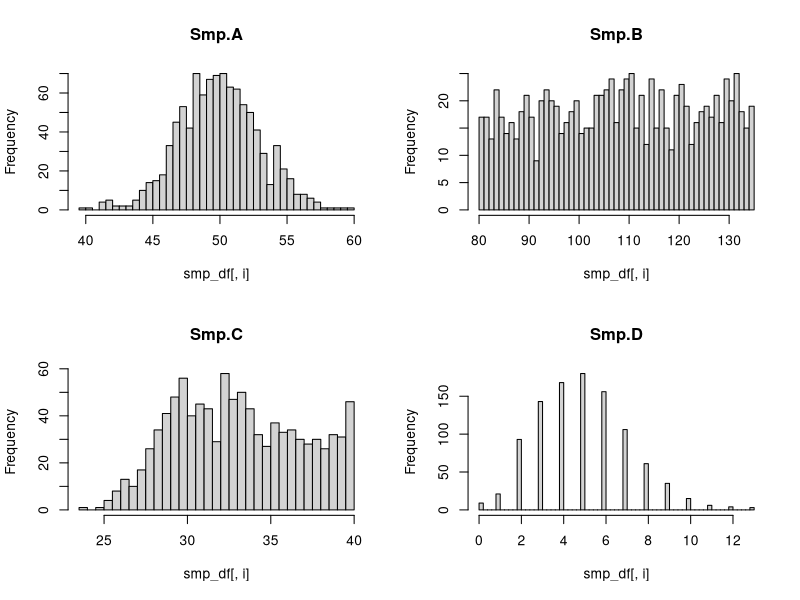

Here is the R script that generated this plot:
## ---- chunk 1

## ---- chunk 2
?str
## ---- chunk 3
str(data.frame(A_col = LETTERS[1:5], 
               B_col = letters[1:5],
               C_col = rnorm(5, mean = 2, sd = 1)))
str(data.frame(A_col = LETTERS[1:5], 
               B_col = letters[1:5],
               C_col = rnorm(5, mean = 2, sd = 1),
               stringsAsFactors = FALSE))
str(seq_len(5))
str(matrix(rnorm(10, mean = 5, sd = 2), nrow = 5, ncol = 2))
## ---- chunk 4
c("A", "B", "C") %in% "B"
## ---- chunk 5
match(c("A", "B", "C", "B"), c("A", "B"))
match(c("A", "B", "C", "B"), c("A", "B"), nomatch = 0)
match(c("A", "B", "C", "B"), c("A", "B"), incomparables = "B")
## ---- chunk 6
## Vectors
# Generate a random, named vector.
set.seed(30943)
vec <- rnorm(10, mean = 10, sd = 1)
names(vec) <- letters[seq_len(length(vec))]

# Extract the first element from this vector and preserve name attributes.
vec[1]
# Extract the first element from this vector and drop name attributes.
vec[[1]]


## Matrices
mat <- matrix(sample(c(0, 1), size = 6, replace = TRUE), nrow = 2, ncol = 3,
              dimnames = list(paste0("Row_", seq_len(2)),
                              paste0("Col_", seq_len(3))))
# Extract the element from the 2nd row and the third column through indices.
mat[2, 3]
# Extract the element from the 2nd row and the third column through names.
mat["Row_2", "Col_3"]
# Extract the 2nd column.
mat[, 2]
# Extract the 2nd column, but retain the class "matrix".
mat[, 2, drop = FALSE]
# Extract the first and the second column.
mat[, paste0("Col_", c(1, 2))]
mat[, c(1, 2)]


## Recursive (list-like) objects (lists, data.frames).
lst <- list(First = seq_len(10), Second = LETTERS[1:4], 
            Third = letters[1:2])
lst[["Second"]]
lst$Second
lst[c(1, 3)]
## ---- chunk 7
data(cars)
head(cars)
head(cars, n = 10)
head(letters[1:10])
tail(cars, n = 7)
## ---- chunk 8
data(USArrests)
dim(USArrests)
dim(subset(USArrests, Murder < 10 & UrbanPop >= 50))
## ---- chunk 9
dummy <- data.frame(A = c(5, 7, 4), B = c(3, 8, 6), C = letters[1:3])
with(dummy, dummy[A == 5, ])
with(dummy, dummy[C %in% c("a", "c")])
## ---- chunk 10
wi_df <- within(dummy, {
  D <- cumsum(A)
  E <- pmin(A, B)
  })
wi_df
## ---- chunk 11
assign("x", value = 5)
x
## ---- chunk 12
set.seed(1234)

smp_df <- data.frame(
  Smp.A = rnorm(n = 1000, mean = 50, sd = 3),
  Smp.B = runif(n = 1000, min = 80, max = 135),
  Smp.C = c(rnorm(n = 500, mean = 30, sd = 2),
            runif(n = 500, min = 32, max = 40)),
  Smp.D = rpois(n = 1000, lambda = 5)
  )

def.par <- par(no.readonly = TRUE) # save default, for resetting...
layout(mat = matrix(data = c(1, 2, 3, 4), nrow = 2, ncol = 2, byrow = TRUE))

for(i in colnames(smp_df)) {
  
  hist(smp_df[, i], breaks = 50, main = get("i"))
  
}
## ---- chunk 13
par <- def.par
## ---- chunk 14
set.seed(1309)
x <- seq_len(10)
# Add some normally-distributed random noise to the data.
y <- x + rnorm(10, mean = 0, sd = 0.0000001)
all.equal(x, y)
identical(x, y)
## ---- chunk 15
x <- seq_len(10)
x[x != 5]
x[x == 5]
x[x > 5]
x[x >= 5]
x[x < 5]
x[x <= 5]
## ---- chunk 16
x <- c(1, 5, NA, 4)
is.na(x)
## ---- chunk 17
# Vector
x <- c(1, 5, NA, 4)
complete.cases(x)

# data.frame
my_df <- data.frame(A = LETTERS[1:10], 
                    B = seq_len(10),
                    stringsAsFactors = FALSE)
set.seed(3094)
na_idx <- sample(seq_len(nrow(my_df)), size = 2)
na_idx
is.na(my_df$A) <- na_idx
complete.cases(my_df)
## ---- chunk 18
# A non-zero number divided by zero creates infinity
is.infinite(1 / 0)
is.finite(1 / 0)
is.nan(1 / 0 - 1 / 0)
## ---- chunk 19
# Addition
5 + 6

# Subtraction
6 - 4

# Division
4 / 2

# Multiplication
2 * 3

# Exponentiation
2^2
2 ** 2

# Modulo 
9 %% 9 # quotient = 1, remainder = 0
9 %% 3 # quotient = 3, remainder = 0
9 %% 5 # quotient = 1, remainder = 4
9 %% 4 # quotient = 2, remainder = 1

# Integer division (returns the quotient without the remainder)
9 %/% 9
9 %/% 3
9 %/% 5
9 %/% 4
## ---- chunk 20
x <- c(2, 1, 0, -1, -2)
# Compute the absolute value of x
abs(x)

# Return the sign of x
sign(x)
## ---- chunk 21
x <- seq(from = -3, to = 7, by = 1 / 8)
tx <- cbind(x, 
            cos(pi * x), cospi(x), sin(pi * x), sinpi(x), tan(pi * x),
            tanpi(x), 
            deparse.level = 2)
op <- options(digits = 4, width = 90) # for nice formatting
head(tx)
options(op)
## ---- chunk 22
x <- seq(from = -2, to = 2, by = 0.3)
y <- seq(from = 0.009, to = 0.017, by = 0.001)
ceiling(x)
floor(x)
round(y, digits = 2)
trunc(x) 
signif(y, digits = 3)
## ---- chunk 23
exp
log
log10
log2
sqrt
## ---- chunk 24
union(x = c(1, 2, 3, 4), y = c(3, 4, 5))
## ---- chunk 25
setdiff(x = c(1, 2, 3, 4), y = c(3, 4, 5))
setdiff(x = c(3, 4, 5), y = c(1, 2, 3, 4))
## ---- chunk 26
setequal(x = c(3, 1, 2), c(2, 3, 1))
setequal(x = c(1, 2, 3), c(2, 3))
## ---- chunk 27
which(c(3, 4, 6) %in% c(6, 3))
## ---- chunk 28
rep(x = 1:4, times = 2)
rep(x = 1:4, each = 2)
rep(x = 1:4, times = c(2, 1, 2, 1))
rep(x = 1:4, each = 2, len = 4)
rep(x = 1:4, each = 2, len = 10)
rep(x = 1:2, each = 2, times = 3)
## ---- chunk 29
rep_len(x = c(1:4), length = 10)
## ---- chunk 30
seq(from = 0, to = 1, length.out = 1)
seq(from = 1, to = 9, by = 2)
seq(from = 1, to = 6, by = 3)
seq_len(length.out = 4)
seq_along(along.with = c(0.1, 34, 8, 9, 2))
## ---- chunk 31
sample(x = LETTERS, size = 5, replace = TRUE)
## ---- chunk 32
grep("Pole", c("Equator", "North Pole", "South Pole"))
grep("pole", c("Equator", "North Pole", "South Pole"))
grep("Pole", c("Equator", "North Pole", "South Pole"), value = TRUE)
## ---- chunk 33
agrep("pole", c("Equator", "North Pole", "South Pole"))
## ---- chunk 34
gsub(pattern = "\\.", replacement = "_", 
     x = c("LP.01", "LP.370", "LP371"))
## ---- chunk 35
strsplit(x = "F103xD060", split = "x")
## ---- chunk 36
chartr(old = "._", new = "_x", x = "HDF.375_110")
## ---- chunk 37
nchar("South Pole")
## ---- chunk 38
x <- "miXeD cAsE 123"
tolower(x)
toupper(x)
## ---- chunk 39
substring(text = "Equator", first = 3, last = 5)
## ---- chunk 40
paste("North", "Pole")
paste("North", "Pole", sep = "")
paste("North", "Pole", sep = ".")
paste("North", "and", "South", "Poles")
## ---- chunk 41
paste0("./very/long/path/to/a/", 
       "directory/and/a/certain/file.txt")
## ---- chunk 42
factor(c("LP01", "LP370", "LP371"))
factor(c("LP01", "LP370", "LP371"), labels = c("Trial_1", "Trial_2", "Trial_3"))
## ---- chunk 43
gl(n = 2, k = 8, labels = c("Control", "Treatment"))
## ---- chunk 44
## assign individual levels
x <- gl(n = 2, k = 4, length = 8)
levels(x)[1] <- "low"
levels(x)[2] <- "high"
x
## ---- chunk 45
nlevels(gl(n = 3, k = 7))
## ---- chunk 46
reorder(x = factor(c("large", "small", "huge")), X = c(2, 1, 3))
## ---- chunk 47
cols <- gl(n = 3, k = 2, labels = c("blue", "yellow", "red"))
relevel(x = cols, ref = "red")
## ---- chunk 48
set.seed(1234)
z <- runif(n = 10, min = 0.0, max = 1)
z
binmarks <- seq(from = 0.0, to = 1.0, by = 0.1)
binmarks
cut(x = z, breaks = binmarks, labels = FALSE)
## ---- chunk 49
x <- 2:18
v <- c(5, 10, 15)
findInterval(x = x, vec = v)
## ---- chunk 50
trial <- factor(c("LP01", "LP370", "LP371"))
field_block <- gl(n = 3, k = 3, labels = c("1", "2", "3"))
interaction(trial, field_block, sep = "_")
## ---- chunk 51
let <- LETTERS
sel_let <- sample(x = let, size = 10, replace = FALSE)
cat("Out of", length(let), "letters", length(intersect(let, sel_let)), 
    "letters were selected.")
## ---- chunk 52
for(i in 1:10) {
  Sys.sleep(0.2)
  message(i, "\r", appendLF = FALSE)
  flush.console()
}
## ---- chunk 53
testit <- function() warning("problem in testit", call. = FALSE)
testit()
## ---- chunk 54
# Original vector with fruits.
fruits <- c("apple", "banana", "pineapple", "orange", "kiwi", "lemon", "peach",
            "pear")
# Subset of fruits.
sub_fruits <- fruits[c(4, 6, 8)]

# Untracked changes to the original 'fruits' object.
fruits <- sort(fruits)
## ---- chunk 55
sub_fruits <- dput(fruits[fruits %in% sub_fruits])
## ---- chunk 56
# Use of `digits`
format(2^31-1, digits = 3)

# Use of nsmall
format(c(3.02401404, 1.05), nsmall = 5)

# Use of `scientific`
format(2^31-1, scientific = TRUE, digits = 4)
